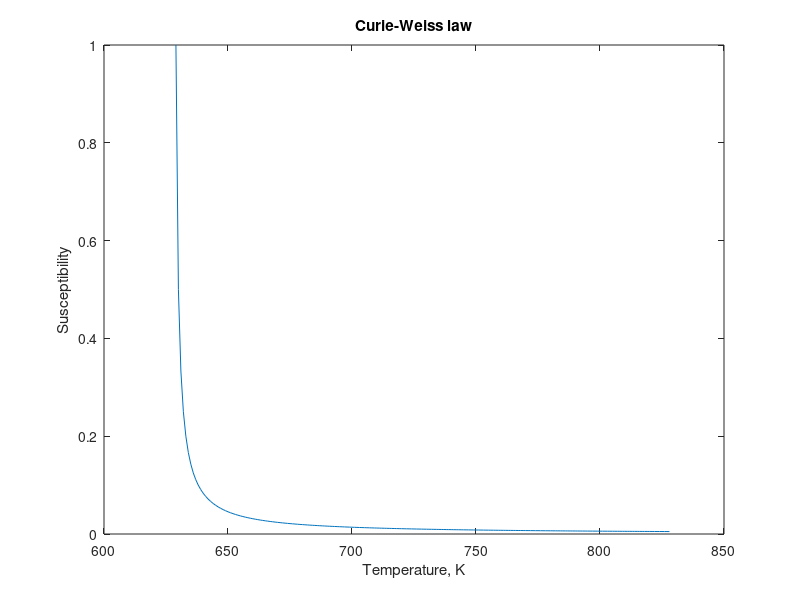

Reproduce this figure in MATLAB.

% Susceptibility of ferromagnetic materials
% Fe: Tc = 1044K
% Co: Tc = 1388K
% Ni: Tc = 628K

Tc = 628;
T=Tc:1:(Tc+200);

C=1;

hi = C./(T-Tc);

plot(T,hi);
title('Curie-Weiss law')
xlabel('Temperature, K');
ylabel('Susceptibility');